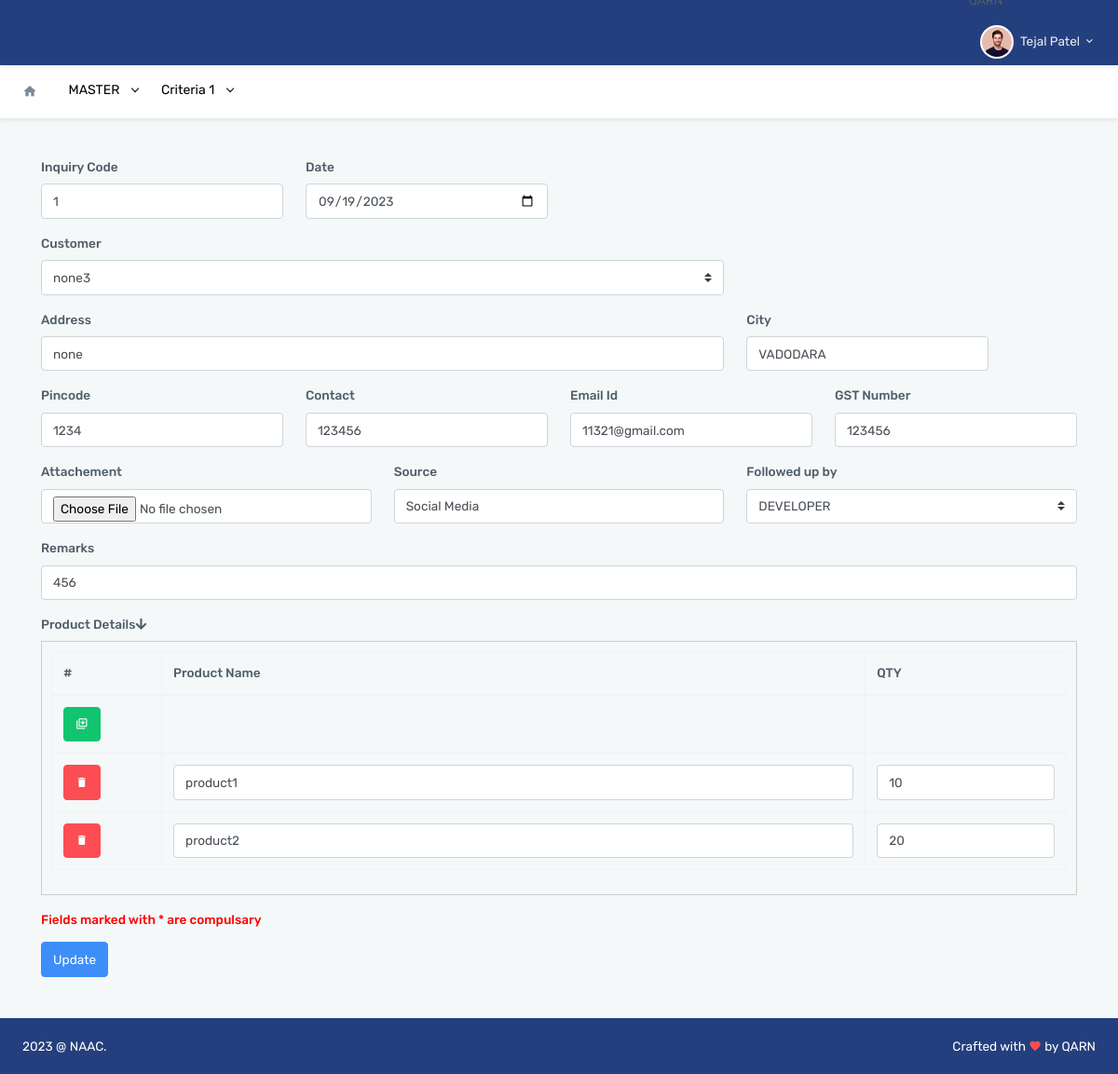
The app's page /edit_inquiry.php?id=1 (signed in) with its own data.
### tables this page shows
CREATE TABLE `menu_management` (
  `id` int(11) NOT NULL,
  `menu_name` varchar(255) NOT NULL,
  `icon` varchar(255) NOT NULL,
  `accesskey` varchar(255) NOT NULL,
  `parent_id` int(11) NOT NULL DEFAULT 0 COMMENT '0 if menu is root level or menuid if this is child on any menu',
  `link` varchar(255) NOT NULL,
  `status` enum('0','1') NOT NULL DEFAULT '1' COMMENT '0 for disabled menu or 1 for enabled menu'
);

CREATE TABLE `mst_inquiry` (
  `id` int(11) NOT NULL,
  `inquiry_code` int(11) NOT NULL,
  `created_date` date NOT NULL,
  `customer_id` varchar(50) NOT NULL,
  `customer_address` varchar(20) NOT NULL,
  `customer_city` varchar(20) NOT NULL,
  `customer_pincode` varchar(20) NOT NULL,
  `customer_contact` varchar(20) NOT NULL,
  `customer_email` varchar(20) NOT NULL,
  `customer_gst` varchar(20) NOT NULL,
  `source` varchar(20) NOT NULL,
  `followup` varchar(20) NOT NULL,
  `customer_remarks` varchar(50) NOT NULL,
  `status` enum('0','1') NOT NULL COMMENT '0 for pending , 1 for closed'
);

CREATE TABLE `mst_vendor` (
  `id` int(11) NOT NULL,
  `vendor_code` varchar(50) NOT NULL,
  `vendor_name` varchar(50) NOT NULL,
  `print_name` varchar(50) NOT NULL,
  `vendor_address` varchar(100) NOT NULL,
  `city` varchar(20) NOT NULL,
  `pincode` varchar(20) NOT NULL,
  `vendor_contact` varchar(20) NOT NULL,
  `vendor_email` varchar(25) NOT NULL,
  `vendor_gst` varchar(30) NOT NULL,
  `state_code` varchar(20) NOT NULL,
  `vendor_pancard` varchar(20) NOT NULL,
  `credit_limit_days` varchar(20) NOT NULL,
  `credit_limit_value` varchar(20) NOT NULL,
  `followup` varchar(20) NOT NULL,
  `vendor_type` enum('0','1','2') NOT NULL COMMENT '0 for customer , 1 for supplier , 2 for both',
  `approval_status` enum('0','1') NOT NULL COMMENT '0 for not approved,1for approved',
  `contact_person0` varchar(20) NOT NULL,
  `designation0` varchar(20) NOT NULL,
  `email0` varchar(20) NOT NULL,
  `contact_no0` varchar(20) NOT NULL,
  `contact_person1` varchar(20) NOT NULL,
  `designation1` varchar(20) NOT NULL,
  `email1` varchar(20) NOT NULL,
  `contact_no1` varchar(20) NOT NULL,
  `contact_person2` varchar(20) NOT NULL,
  `designation2` varchar(20) NOT NULL,
  `email2` varchar(20) NOT NULL,
  `contact_no2` varchar(20) NOT NULL,
  `status` enum('0','1') NOT NULL
);

CREATE TABLE `tbl_users` (
  `id` int(11) NOT NULL,
  `emp_id` varchar(200) NOT NULL,
  `user_name` varchar(100) NOT NULL,
  `user_email` varchar(60) NOT NULL,
  `user_mobile` varchar(100) NOT NULL,
  `user_password` varchar(255) NOT NULL,
  `joining_date` date NOT NULL,
  `dob` varchar(255) NOT NULL,
  `gender` varchar(50) NOT NULL,
  `maratial_status` varchar(100) NOT NULL,
  `father_name` varchar(255) NOT NULL,
  `city` varchar(255) NOT NULL,
  `state` int(11) NOT NULL,
  `present_address` text NOT NULL,
  `permanent_address` text NOT NULL,
  `emergency_mobile` varchar(20) NOT NULL,
  `hra` varchar(255) NOT NULL,
  `medical_allowance` varchar(255) NOT NULL,
  `special_allowance` varchar(255) NOT NULL,
  `phone_allowance` varchar(255) NOT NULL,
  `other_allowance` varchar(255) NOT NULL,
  `provident_fund` varchar(255) NOT NULL,
  `professional_tax` varchar(255) NOT NULL,
  `other_deduction` varchar(255) NOT NULL,
  `employment_type` varchar(100) NOT NULL,
  `basic_salary` varchar(255) NOT NULL,
  `gross_salary` varchar(255) NOT NULL,
  `total_deduction` varchar(255) NOT NULL,
  `net_salary` varchar(255) NOT NULL,
  `pl_balance` varchar(100) NOT NULL,
  `half_day_balance` varchar(100) NOT NULL,
  `cl_balance` varchar(100) NOT NULL,
  `sick_balance` varchar(100) NOT NULL,
  `role` varchar(255) NOT NULL,
  `status` varchar(11) NOT NULL,
  `profile_image` varchar(255) NOT NULL,
  `department` varchar(255) NOT NULL,
  `show_menu` text NOT NULL,
  `permissions` text NOT NULL,
  `web_status` int(11) NOT NULL,
  `project_name` text NOT NULL,
  `designation` varchar(255) NOT NULL
);

CREATE TABLE `inquiry_product_extra` (
  `id` int(11) NOT NULL,
  `product_name` varchar(50) NOT NULL,
  `qty` varchar(20) NOT NULL,
  `inquiry_id` int(11) NOT NULL
);

### edit_inquiry.php (the view, shortened to what the rows shown need)
<?php
include_once("include/db_connect.php");
$id = $_REQUEST['id'];
$sql = "SELECT * FROM mst_inquiry WHERE id = '".$id."'";
$result = mysqli_query($conn,$sql);
$record = mysqli_fetch_array($result,MYSQLI_BOTH);
$cus_sel = "SELECT vendor_name FROM mst_vendor WHERE vendor_code = '".$record['customer_id']."'";
$cus_res = mysqli_query($conn,$cus_sel);
$cus_rec = mysqli_fetch_array($cus_res,MYSQLI_BOTH);
$follow_sel = mysqli_query($conn, "SELECT user_name from tbl_users WHERE id = '".$record['followup']."'");
$f_rec = mysqli_fetch_array($follow_sel,MYSQLI_BOTH);
$pro_extra_select = mysqli_query($conn, "SELECT * FROM inquiry_product_extra WHERE inquiry_id = '".$record['inquiry_code']."'");
?>
<!doctype html>
<!doctype html>
<html lang="en"> <?php include("include/head.php");?><script type="text/javascript" src="assets/script/crud.js"></script>
  <body data-topbar="dark" data-layout="horizontal" data-layout-size="boxed">
    <div id="layout-wrapper"> <?php include("include/header.php");?> <div class="main-content">
        <div class="page-content">
          <div class="container-fluid">
            <div class="row">
              <div class="col-12">
                <div class="page-title-box d-flex align-items-center justify-content-between">
                  <div class="page-title-right">
                    <ol class="breadcrumb m-0">
                          <div class="card-body">
                              <form class="" id="edit_inquiry_form">
                              <div class="row">
                                <div class="col-md-3 mb-3">
                                  <label for="validationCustom01">Inquiry Code</label>
                                  <input type="text" class="form-control" id="inquiry_code" name="inquiry_code" autocomplete="off" value="<?php echo $record['inquiry_code']; ?>" readonly>
                                </div>
                                <div class="col-md-3 mb-3">
                                  <label for="validationCustom01">Date</label>
                                    <input type="date" class="form-control" placeholder="Enter Date" name="created_date" id="created_date" value="<?php echo $record['created_date'];?>">
                                </div>
                                <div class="col-md-8 mb-3">
                                  <label for="validationCustom01">Customer</label>
                                 <select class="custom-select" name="customer_id" id="customer_id">
                                    <option value="<?php echo $record['customer_id'];?>"><?php echo $cus_rec['vendor_name'];?></option>
                                  </select>
                                </div>
                                <div class="col-md-8 mb-3">
                                  <label for="validationCustom01">Address</label>
                                  <input  type="text" class="form-control" id="customer_address" name="customer_address" value="<?php echo $record['customer_address']; ?>">
                                </div>
                                <div class="col-md-3 mb-3">
                                  <label for="validationCustom01">City</label>
                                  <input  type="text" class="form-control" id="customer_city" name="customer_city" value="<?php echo $record['customer_city']; ?>">
                                </div>
                                <div class="col-md-3 mb-3">
                                  <label for="validationCustom01">Pincode</label>
                                  <input type="text" class="form-control" id="customer_pincode" name="customer_pincode" value="<?php echo $record['customer_pincode']; ?>">
                                </div>
                                <div class="col-md-3 mb-3">
                                  <label for="validationCustom01">Contact</label>
                                  <input type="text" class="form-control" id="customer_contact" name="customer_contact" value="<?php echo $record['customer_contact']; ?>">
                                </div>
                                <div class="col-md-3 mb-3">
                                  <label for="validationCustom01">Email Id</label>
                                  <input type="text" class="form-control" id="customer_email" name="customer_email" value="<?php echo $record['customer_email']; ?>">
                                </div>
                                <div class="col-md-3 mb-3">
                                  <label for="validationCustom01">GST Number</label>
                                  <input type="text" class="form-control" id="customer_gst" name="customer_gst" value="<?php echo $record['customer_gst']; ?>">
                                </div>
                                <div class="col-md-4 mb-3">
                                  <label for="validationCustom01">Source</label>
                                  <input type="text" class="form-control" id="source" name="source" value="<?php echo $record['source']; ?>">
                                </div>
                                <div class="col-md-4 mb-3">
                                  <label for="validationCustom01">Followed up by</label>
                                  <select class="custom-select" name="followup" id="followup" required>
                                    <option value="<?php echo $record['followup'];?>"><?php echo $f_rec['user_name']; ?></option>
                                  </select>
                                </div>
                                <div class="col-md-12 mb-3">
                                  <label for="validationCustom01">Remarks</label>
                                  <input  type="text" class="form-control" id="customer_remarks" name="customer_remarks" value="<?php echo $record['customer_remarks'];?>">
                                </div>
                              </div>
                              <div class="row">
                                <div id="product_extras" class="col-md-12 mb-3">
                                  <div id="content-section" class="content-section">
                                    <div class="row">
                                      <div class="col-12">
                                        <table class="table table-bordered dt-responsive nowrap" id="inquiry_product_table" style="border-collapse: collapse; border-spacing: 0; width: 100%;">
                                          <thead>
                                            <tr>
                                              <th width="5%">#</th>
                                              <th width="35%">Product Name</th>
                                              <th width="10%">QTY</th>
                                            </tr>
                                          </thead>
                                          <tbody>
                                              <?php
                                              $pro_count = 1;
                                              while($pro_rec = mysqli_fetch_array($pro_extra_select,MYSQLI_BOTH)){
                                                $pro_count++;
                                                ?>
                                                <tr id="row_id_<?php echo $pro_count;?>">
                                              <td><button type="button" name="remove_row" id="<?php echo $pro_count;?>" class="btn btn-danger btn-md remove_row"><i class="mdi mdi-delete"></i></button></td>
                                                <td id="product_td">
                                                  <input type="text" class="form-control product_name" name="product_name[]" data-srno="<?php echo $pro_count;?>" id="product_name'<?php echo $pro_count;?>'" value="<?php echo $pro_rec['product_name'];?>">
                                                </td>
                                                <td id="Qty_td">
                                                  <input type="text" class="form-control Qty" name="qty[]" data-srno="<?php echo $pro_count;?>" id="qty'<?php echo $pro_count;?>'" value="<?php echo $pro_rec['qty'];?>">
                                                </td>
                                              </tr>
                                              <?php
                                              }
                                              ?>
                                            </tbody>
                                          </table>
                                        </div>
                                      </div>
                                    </div>
                                  </div>
                                </div>
                                </form>
                              </div>
                  </div>
                </div>
              </div>
            </div>
            </div>
        </div>
      </div>
        <?php include('include/javascript_library.php');?>
    </div>
  </body>
</html>

### include/header.php (shortened to what the rows shown need)
<?php
   $gsa = "select * from tbl_users where id= '".$_SESSION['id']."'";
   $er = mysqli_query($conn,$gsa);
   $err = mysqli_fetch_assoc($er);
   $checkbox_array = explode(",", $err['show_menu']);
?>
<?php include('crud_permission.php');?>
<div class="topnav">
  <div class="container-fluid">
    <nav class="navbar navbar-light navbar-expand-lg topnav-menu">
      <div class="collapse navbar-collapse" id="topnav-menu-content">
        <ul class="navbar-nav">
			<?php   $fetch_menu     = "SELECT * FROM menu_management where status='1' AND parent_id = '0'";
			$fetch_menu_res = mysqli_query($conn,$fetch_menu);
			while($fetch_main_menu = mysqli_fetch_array($fetch_menu_res)){
			$fetchsub_menu     = "SELECT * FROM menu_management where status='1' AND parent_id = '".$fetch_main_menu['id']."'";
			$fetchsub_menu_res = mysqli_query($conn,$fetchsub_menu);
			 $fetchsub_menu_res_num = mysqli_num_rows($fetchsub_menu_res);
			if(!in_array($fetch_main_menu['id'], $checkbox_array)){
			$dt = "none";
			}
			else{
			$dt = "";
			}
			?>
		<li class="nav-item dropdown <?php if($fetchsub_menu_res_num < 14){echo "";}else{echo "mega-dropdown";}?>" style="display:<?php echo $dt; ?>">
					<?php
			if(in_array($fetch_main_menu['id'], $checkbox_array)) {
			?>
			<a style=" color:#000000 !important; font-weight:400" class="nav-link dropdown-toggle arrow-none" href="<?php echo $fetch_main_menu['link']; ?>" id="topnav-layout" role="button"
                                        data-toggle="dropdown" aria-haspopup="true" aria-expanded="false"> <?php echo $fetch_main_menu['menu_name']; ?>
			<div class="arrow-down"></div>
			</a>
			<?php
			}
			?>
          </li>
		  <?php
			}
			?>
        </ul>
      </div>
    </nav>
  </div>
</div>

### records on screen
menu_management: menu_name "MASTER"
menu_management: menu_name "Criteria 1"
mst_inquiry: inquiry_code "1", created_date "09/19/2023", customer_address "none", customer_city "VADODARA", customer_pincode "1234", customer_contact "123456", customer_email "11321@gmail.com", customer_gst "123456", source "Social Media", customer_remarks "456"
mst_vendor: customer_id "none3"
tbl_users: followup "DEVELOPER"
inquiry_product_extra: product_name "product1", qty "10"
inquiry_product_extra: product_name "product2", qty "20"

### other values on screen
$_SESSION['user_name'] "Tejal Patel"
